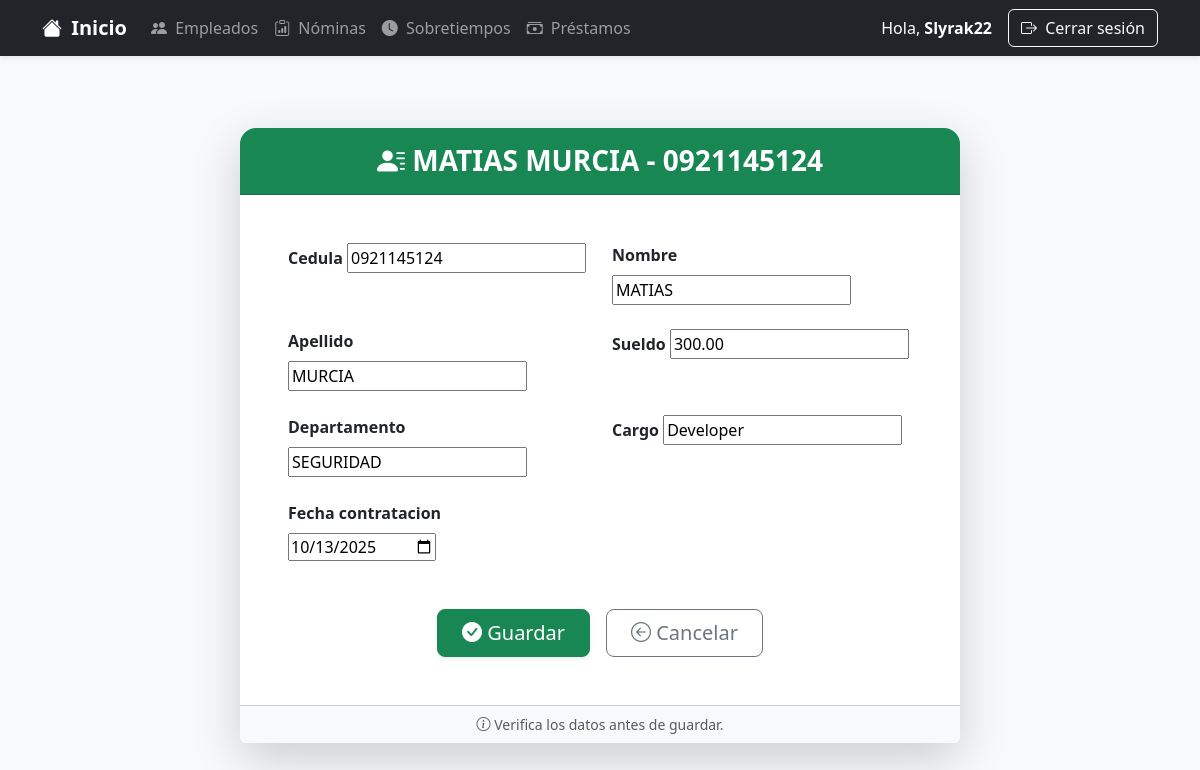
Screenshot of /nomina/empleados/1/editar/ (signed in) with the database file from the repository.
### nomina_app/models.py (models this page shows)
class Empleado(models.Model):
    cedula = models.CharField(max_length=10, unique=True)
    nombre = models.CharField(max_length=100)
    apellido = models.CharField(max_length=100)
    sueldo = models.DecimalField(max_digits=10, decimal_places=2)
    departamento = models.CharField(max_length=100)
    cargo = models.CharField(max_length=100)
    fecha_contratacion = models.DateField()
    def __str__(self):
        return f"{self.nombre} {self.apellido} - {self.cedula}"

### nomina_app/views.py (the view)
# urls.py: path('empleados/<int:pk>/editar/', views.EmpleadoUpdateView.as_view(), name='empleado_update'),
class EmpleadoUpdateView(LoginRequiredMixin, UpdateView):
    model = Empleado
    form_class = EmpleadoForm
    template_name = 'nomina/empleado_form.html'
    success_url = reverse_lazy('nomina_app:empleado_list')

### nomina_app/forms.py
class EmpleadoForm(forms.ModelForm):
    class Meta:
        model = Empleado
        fields = '__all__'
        widgets = {
            'fecha_contratacion': forms.DateInput(attrs={'type': 'date'}),
        }

### templates/nomina/empleado_form.html (shortened to what this page needs)
{% extends 'base.html' %}
{% block content %}
<div class="container py-5">
    <div class="row justify-content-center">
        <div class="col-lg-8 col-md-10">
            <div class="card shadow-lg border-0 rounded-4">
                <div class="card-header bg-success text-white text-center py-3 rounded-top-4">
                    <h3 class="mb-0 fw-bold">
                        <i class="bi bi-person-lines-fill"></i>
                        {{ view.object|default:"Nuevo Empleado" }}
                    </h3>
                </div>
                <div class="card-body p-5">
                    <form method="post" novalidate>
                        <div class="row g-4">
                            {% for field in form %}
                            <div class="col-md-6">
                                <div class="form-group">
                                    <label for="{{ field.id_for_label }}" class="form-label fw-semibold">
                                        {{ field.label }}
                                    </label>
                                    {{ field }}
                                </div>
                            </div>
                            {% endfor %}
                        </div>
                        <div class="mt-5 d-flex justify-content-center gap-3">
                            <button type="submit" class="btn btn-success btn-lg px-4 shadow-sm">
                                <i class="bi bi-check-circle-fill"></i> Guardar
                            </button>
                            <a href="{% url 'nomina_app:empleado_list' %}"
                                class="btn btn-outline-secondary btn-lg px-4">
                                <i class="bi bi-arrow-left-circle"></i> Cancelar
                            </a>
                        </div>
                    </form>
                </div>
                <div class="card-footer text-center bg-light py-2 small text-muted">
                    <i class="bi bi-info-circle"></i> Verifica los datos antes de guardar.
                </div>
            </div>
        </div>
    </div>
</div>
{% endblock %}

### templates/base.html (shortened to what this page needs)
<!DOCTYPE html>
<html lang="es">
<head>
    <link rel="stylesheet" href="https://cdn.jsdelivr.net/npm/bootstrap@5.3.2/dist/css/bootstrap.min.css">
    <link rel="stylesheet" href="https://cdn.jsdelivr.net/npm/bootstrap-icons@1.11.1/font/bootstrap-icons.css">
</head>
<body>
    <nav class="navbar navbar-expand-lg navbar-dark bg-dark mb-4 shadow-sm">
        <div class="container">
            <a class="navbar-brand" href="{% url 'nomina_app:dashboard' %}">
                <i class="bi bi-house-fill me-1"></i> Inicio
            </a>
            <div class="collapse navbar-collapse" id="navbarNav">
                {% if user.is_authenticated %}
                <ul class="navbar-nav me-auto mb-2 mb-lg-0">
                    <li class="nav-item">
                        <a class="nav-link" href="{% url 'nomina_app:empleado_list' %}"><i
                                class="bi bi-people-fill me-1"></i> Empleados</a>
                    </li>
                    <li class="nav-item">
                        <a class="nav-link" href="{% url 'nomina_app:nomina_list' %}"><i
                                class="bi bi-clipboard-data me-1"></i> Nóminas</a>
                    </li>
                    <li class="nav-item">
                        <a class="nav-link" href="{% url 'sbtemp_app:sobretiempo_list' %}"><i
                                class="bi bi-clock-fill me-1"></i> Sobretiempos</a>
                    </li>
                    <li class="nav-item">
                        <a class="nav-link" href="{% url 'prestamos:prestamos_list' %}"><i
                                class="bi bi-cash-stack me-1"></i> Préstamos</a>
                    </li>
                </ul>
                <div class="d-flex align-items-center">
                    <span class="navbar-text text-white me-3">Hola, <strong>{{ user.username }}</strong></span>
                    <a class="btn btn-outline-light" href="{% url 'nomina_app:logout' %}"><i
                            class="bi bi-box-arrow-right me-1"></i> Cerrar sesión</a>
                </div>
                {% else %}
                <a class="btn btn-outline-light ms-auto" href="{% url 'nomina_app:login' %}">
                    <i class="bi bi-box-arrow-in-right me-1"></i> Iniciar sesión
                </a>
                {% endif %}
            </div>
        </div>
    </nav>
    <div class="container mb-5">
        {% block content %}{% endblock %}
    </div>
</body>
</html>

### templates/base.html (style rules this page uses)
body { background-color: #f8f9fa; }
.navbar-brand { font-weight: bold; }
.card { border-radius: 1rem; }
.btn-lg { min-width: 140px; }

### rows the page displays
Empleado: object "MATIAS MURCIA - 0921145124", form "0921145124" "MATIAS" "MURCIA" "300.00" "SEGURIDAD" "Developer" "10/13/2025"

### other values shown
{{ user.username }} "Slyrak22"
{{ field.label }} "Cedula" "Nombre" "Apellido" "Sueldo" "Departamento" "Cargo" "Fecha contratacion"
